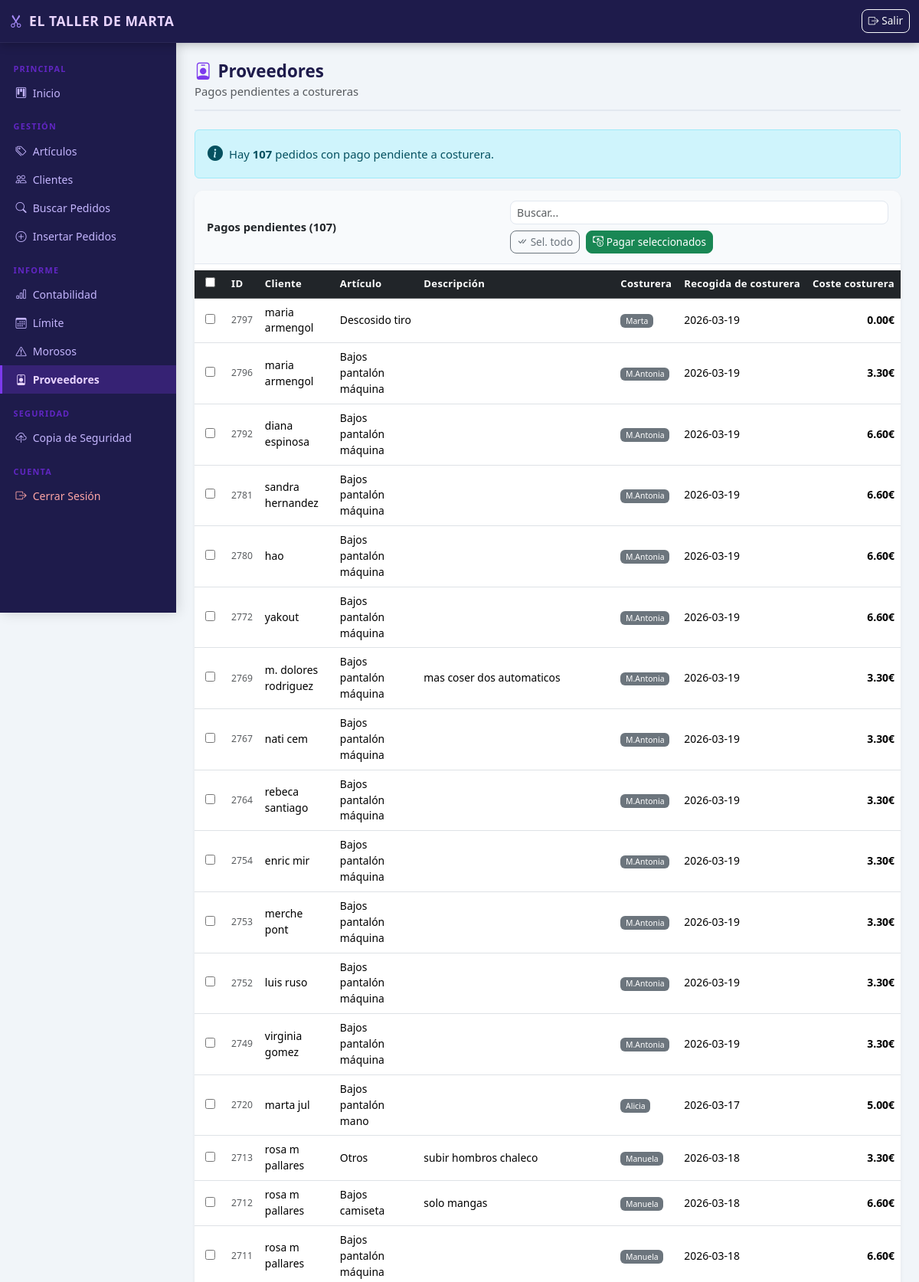
Page /proveedores (signed in, upper part) on the committed database.
### tables this page shows
CREATE TABLE Clientes (
                ID INTEGER PRIMARY KEY AUTOINCREMENT,
                Nombre TEXT NOT NULL UNIQUE,
                Descripcion TEXT,
                Telefono TEXT UNIQUE
            );

CREATE TABLE Articulos (
                ID INTEGER PRIMARY KEY AUTOINCREMENT,
                Articulo TEXT NOT NULL,
                Descripcion TEXT,
                Coste_Material_Sugerido REAL DEFAULT 0,
                Coste_Proveedor_Sugerido REAL DEFAULT 0,
                Importe_Sugerido REAL DEFAULT 0
            );

CREATE TABLE Pedidos (
                ID INTEGER PRIMARY KEY AUTOINCREMENT,
                Cliente_id INTEGER REFERENCES Clientes(ID),
                Articulo_id INTEGER REFERENCES Articulos(ID),
                Descripcion TEXT,
                Cantidad REAL DEFAULT 1,
                Proveedor TEXT,
                Pagado TEXT DEFAULT 'No Pagado',
                Entrega_Cliente DATE,
                Limite DATE,
                Coste_Material REAL DEFAULT 0,
                Coste_Proveedor REAL DEFAULT 0,
                Importe REAL DEFAULT 0,
                Entrega_Proveedor DATE,
                Recogida_Proveedor DATE,
                Recogida_Cliente DATE,
                Pago_Proveedor DATE
            );

### app.py (the view)
@app.route('/proveedores')
@login_required
def proveedores():
    try:
        orders_df = f.get_orders_data()
        clients_df = f.get_clients_data()
        articles_df = f.get_articles_data()
        joined = f.ordersJoin(orders_df.copy(), clients_df.copy(), articles_df.copy())
        unpaid_df = joined[joined['Recogida_Proveedor'].notna() & joined['Pago_Proveedor'].isna()].copy()
        records = df_to_records(unpaid_df)
        return render_template('proveedores.html', pedidos=records)
    except Exception as e:
        flash(f'Error al cargar proveedores: {str(e)}', 'danger')
        return render_template('proveedores.html', pedidos=[])

### app.py (called while the page is built)
def login_required(func):
    @wraps(func)
    def decorated(*args, **kwargs):
        if 'logged_in' not in session:
            return redirect(url_for('login'))
        return func(*args, **kwargs)
    return decorated

def df_to_records(df):
    if df is None or df.empty:
        return []
    df = df.where(pd.notnull(df), None)
    return df.to_dict(orient='records')

### database.py (called while the page is built)
def get_db():
    os.makedirs(os.path.dirname(DB_PATH), exist_ok=True)
    conn = sqlite3.connect(DB_PATH)
    conn.row_factory = sqlite3.Row
    conn.execute("PRAGMA foreign_keys = ON")
    return conn

### functions.py (called while the page is built)
def obtainTable(tableName):
    try:
        with get_db() as conn:
            df = pd.read_sql_query(f'SELECT * FROM "{tableName}" ORDER BY ID DESC', conn)
            date_columns = {'Entrega_Cliente', 'Limite', 'Entrega_Proveedor',
                            'Recogida_Proveedor', 'Recogida_Cliente', 'Pago_Proveedor'}
            for col in date_columns:
                if col in df.columns:
                    df[col] = pd.to_datetime(df[col], errors='coerce').dt.date
            return df
    except Exception as e:
        print(f"Error obtaining table {tableName}: {e}")
        return pd.DataFrame()

def get_orders_data():
    return obtainTable('Pedidos')

def get_clients_data():
    return obtainTable('Clientes')

def get_articles_data():
    return obtainTable('Articulos')

### templates/proveedores.html (shortened to what this page needs)
{% extends "base.html" %}
{% block content %}
<div class="page-header">
    <h2 class="page-title"><i class="bi bi-person-badge me-2"></i>Proveedores</h2>
    <span class="text-muted">Pagos pendientes a costureras</span>
</div>
{% if pedidos %}
<div class="alert alert-info d-flex align-items-center" role="alert">
    <i class="bi bi-info-circle-fill me-2 fs-5"></i>
    <div>Hay <strong>{{ pedidos|length }}</strong> pedido{{ 's' if pedidos|length != 1 else '' }} con pago pendiente a costurera.</div>
</div>
{% endif %}
<div class="card shadow-sm">
    <div class="card-header d-flex align-items-center justify-content-between flex-wrap gap-2">
        <span class="fw-semibold">Pagos pendientes ({{ pedidos|length }})</span>
        <div class="d-flex gap-2 align-items-center flex-wrap">
            {% if pedidos %}
            <input type="text" class="form-control form-control-sm" id="searchProveedores"
                   placeholder="Buscar..." style="min-width:180px">
            <button class="btn btn-outline-secondary btn-sm" onclick="toggleAllCheckboxes()">
                <i class="bi bi-check-all me-1"></i>Sel. todo
            </button>
            <button class="btn btn-success btn-sm" onclick="pagarSeleccionados()">
                <i class="bi bi-cash-coin me-1"></i>Pagar seleccionados
            </button>
            {% endif %}
        </div>
    </div>
    <div id="pagarAlert" class="px-3 pt-2"></div>
    <div class="card-body p-0">
        {% if pedidos %}
        <div class="table-responsive">
            <table class="table table-hover mb-0" id="tablaProveedores">
                <thead class="table-dark">
                    <tr>
                        <th class="text-center" style="width:40px">
                            <input type="checkbox" id="selectAll" onchange="toggleAllCheckboxes(this.checked)">
                        </th>
                        <th>ID</th>
                        <th>Cliente</th>
                        <th>Artículo</th>
                        <th>Descripción</th>
                        <th>Costurera</th>
                        <th>Recogida de costurera</th>
                        <th class="text-end">Coste costurera</th>
                    </tr>
                </thead>
                <tbody>
                    {% for p in pedidos %}
                    <tr>
                        <td class="text-center">
                            <input type="checkbox" class="pedido-check" value="{{ p.ID }}">
                        </td>
                        <td class="text-muted small">{{ p.ID }}</td>
                        <td>{{ p.Cliente or '' }}</td>
                        <td>{{ p.Articulo or '' }}</td>
                        <td>{{ p.Descripcion or '' }}</td>
                        <td><span class="badge bg-secondary">{{ p.Proveedor or '—' }}</span></td>
                        <td>{{ p.Recogida_Proveedor or '' }}</td>
                        <td class="text-end fw-semibold">
                            {{ '%.2f€'|format(p.Coste_Proveedor|float) if p.Coste_Proveedor is not none else '—' }}
                        </td>
                    </tr>
                    {% endfor %}
                </tbody>
                            {% set total = namespace(value=0) %}
                            {% for p in pedidos %}
                                {% if p.Coste_Proveedor is not none %}
                                    {% set total.value = total.value + p.Coste_Proveedor|float %}
                                {% endif %}
                            {% endfor %}
            </table>
        </div>
        {% else %}
        <div class="text-center py-5 text-muted">
            <i class="bi bi-check2-circle display-4 d-block mb-2 text-success"></i>
            <p class="mb-0 text-success fw-semibold">¡Todo pagado! No hay pagos pendientes a costureras.</p>
        </div>
        {% endif %}
    </div>
</div>
{% endblock %}

### static/css/style.css (style rules this page uses)
:root { --sidebar-width: 230px; --navbar-height: 56px; --color-primary: #7c3aed; --color-primary-dark: #6d28d9; --color-sidebar-bg: #1e1b4b; --color-sidebar-text: #c4b5fd; --color-sidebar-active: #7c3aed; --color-sidebar-hover: rgba(124, 58, 237, 0.15); --color-navbar-bg: #1e1b4b; --color-kanban-1: #0ea5e9; --color-kanban-2: #f59e0b; --color-kanban-3: #10b981; --radius-card: 12px; --shadow-soft: 0 2px 12px rgba(0,0,0,0.08); }
*, *::before, *::after { box-sizing: border-box; }
body { margin: 0; font-family: 'Segoe UI', system-ui, -apple-system, sans-serif; background: #f1f5f9; color: #1e293b; font-size: 0.93rem; }
.page-header { margin-bottom: 1.5rem; padding-bottom: 0.75rem; border-bottom: 2px solid #e2e8f0; }
.page-title { font-size: 1.4rem; font-weight: 700; color: #1e1b4b; margin-bottom: 0.1rem; }
.page-title i { color: var(--color-primary); }
.card { border: none; border-radius: var(--radius-card); box-shadow: var(--shadow-soft); }
.card-header { background: #f8fafc; border-bottom: 1px solid #e2e8f0; border-radius: var(--radius-card) var(--radius-card) 0 0 !important; padding: 0.8rem 1rem; font-size: 0.92rem; }
.table { font-size: 0.87rem; }
.table thead th { font-weight: 600; font-size: 0.82rem; letter-spacing: 0.3px; vertical-align: middle; white-space: nowrap; }
.table tbody td { vertical-align: middle; }
.btn { border-radius: 8px; font-size: 0.85rem; font-weight: 500; }
.badge { border-radius: 6px; font-weight: 500; }
.form-control, .form-select { border-radius: 8px; border-color: #e2e8f0; font-size: 0.88rem; }

### rows in the picture
Clientes: Nombre "maria armengol" "maria armengol"
Articulos: Articulo "Descosido tiro"
Pedidos: Proveedor "Marta"
Articulos: Articulo "Bajos pantalón máquina" "Bajos pantalón máquina" "Bajos pantalón máquina" "Bajos pantalón máquina" "Bajos pantalón máquina" "Bajos pantalón máquina" "Bajos pantalón máquina" "Bajos pantalón máquina" "Bajos pantalón máquina" "Bajos pantalón máquina" "Bajos pantalón máquina" "Bajos pantalón máquina" "Bajos pantalón máquina"
Pedidos: Proveedor "M.Antonia"
Clientes: Nombre "diana espinosa"
Pedidos: Proveedor "M.Antonia"
Clientes: Nombre "sandra hernandez"
Pedidos: Proveedor "M.Antonia"
Clientes: Nombre "hao"
Pedidos: Proveedor "M.Antonia"
Clientes: Nombre "yakout"
Pedidos: Proveedor "M.Antonia"
Clientes: Nombre "m. dolores rodriguez"
Pedidos: Descripcion "mas coser dos automaticos", Proveedor "M.Antonia"
Clientes: Nombre "nati cem"
Pedidos: Proveedor "M.Antonia"
Clientes: Nombre "rebeca santiago"
Pedidos: Proveedor "M.Antonia"
Clientes: Nombre "enric mir"
Pedidos: Proveedor "M.Antonia"
Clientes: Nombre "merche pont"
Pedidos: Proveedor "M.Antonia"
Clientes: Nombre "luis ruso"
Pedidos: Proveedor "M.Antonia"
Clientes: Nombre "virginia gomez"
Pedidos: Proveedor "M.Antonia"
Clientes: Nombre "marta jul"
Articulos: Articulo "Bajos pantalón mano"
Pedidos: Proveedor "Alicia"
Clientes: Nombre "rosa m pallares" "rosa m pallares" "rosa m pallares"
Articulos: Articulo "Otros"
Pedidos: Descripcion "subir hombros chaleco", Proveedor "Manuela"
Articulos: Articulo "Bajos camiseta"
Pedidos: Descripcion "solo mangas", Proveedor "Manuela"
Pedidos: Proveedor "Manuela"

### other values in the picture
{{ pedidos|length }} "107"
{{ 's' if pedidos|length != 1 else '' }} "s"
{{ p.ID }} "2797" "2796" "2792" "2781" "2780" "2772" "2769" "2767" "2764" "2754" "2753" "2752" "2749" "2720" "2713" "2712" "2711"
{{ p.Recogida_Proveedor or '' }} "2026-03-19" "2026-03-19" "2026-03-19" "2026-03-19" "2026-03-19" "2026-03-19" "2026-03-19" "2026-03-19" "2026-03-19" "2026-03-19" "2026-03-19" "2026-03-19" "2026-03-19" "2026-03-17" "2026-03-18" "2026-03-18" "2026-03-18"
